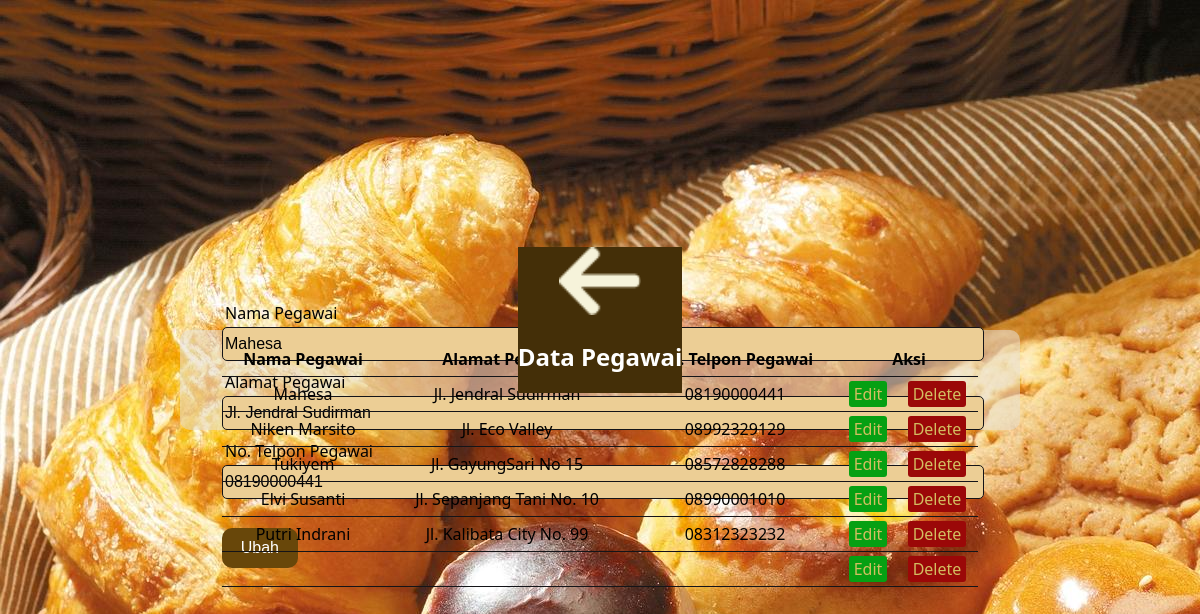
The app's page /pegawai.php?edit=1 with its own data.
### tables this page shows
CREATE TABLE IF NOT EXISTS `pegawai` (
  `id_pgw` int(11) NOT NULL AUTO_INCREMENT,
  `nama_pgw` varchar(20) NOT NULL,
  `alamat_pgw` varchar(40) NOT NULL,
  `notelp_pgw` char(12) NOT NULL,
  PRIMARY KEY (`id_pgw`)
);

### conn_pegawai.php (called while the page is built, shortened)
<?php
    $db = mysqli_connect('localhost', 'root', 'alfin99', 'tokoroti_db') or die ($db);
    $results = mysqli_query($db, "SELECT * FROM pegawai");
?>

### pegawai.php (the view, shortened to what this page needs)
<?php include('conn_pegawai.php');
    if (isset($_GET['edit'])) {
        $idpgw = $_GET['edit'];
        $edit_state = true;
        $rec = mysqli_query($db, "SELECT * FROM pegawai WHERE id_pgw=$idpgw");
        $record = mysqli_fetch_array($rec);
        $alamatPgw = $record['alamat_pgw'];
        $notelpPgw = $record['notelp_pgw'];
    }
?>
<!DOCTYPE html>
<html lang="en">
<head>
    <link rel="stylesheet" href="style_pegawai.css">
</head>
<body>
    <div class="header">
            <span><a href="home.php"><img src="img/back.png" alt=""></a></span>
            <span><h2>Data Pegawai</h2></span>
    </div>
    <div class="container">
        <div class="form-input">
            <form method="post" action="conn_pegawai.php">
                <div class="input-group">
                    <label>Nama Pegawai</label>
                </div>
                <div class="input-group">
                    <label>Alamat Pegawai</label>
                    <input type="text" name="alamat_pgw" value="<?php echo $alamatPgw; ?>">
                </div>
                <div class="input-group">
                    <label>No. Telpon Pegawai</label>
                    <input type="text" name="notelp_pgw" value="<?php echo $notelpPgw; ?>">
                </div>
                <div class="input-group">
                    <?php if ($edit_state == false): ?>
                    <button type="submit" name="simpan" class="btn">Simpan</button>
                    <?php else: ?>
                    <button type="submit" name="ubah" class="btn">Ubah</button>
                    <?php endif ?>
                </div>
            </form>
        </div>
        <div class="table-data">
            <table>
                <thead>
                    <tr>
                        <th>Nama Pegawai</th>
                        <th>Alamat Pegawai</th>
                        <th>No. Telpon Pegawai</th>
                        <th colspan="2">Aksi</th>
                    </tr>
                </thead>
                <tbody>
                    <?php while ($row = mysqli_fetch_array($results)) { ?>
                    <tr>
                        <td><?php echo $row['nama_pgw']; ?></td>
                        <td><?php echo $row['alamat_pgw']; ?></td>
                        <td><?php echo $row['notelp_pgw']; ?></td>
                        <td><a href="pegawai.php?edit=<?php echo $row['id_pgw']; ?>" class="edit-btn">Edit</a></td>
                        <td><a href="conn_pegawai.php?del=<?php echo $row['id_pgw']; ?>" class="del-btn">Delete</a></td>
                    </tr>
                    <?php } ?>
                </tbody>
            </table>
        </div>
    </div>
</body>
</html>

### style_pegawai.css (style rules this page uses)
body { margin: 0; padding: 0; display: flex; justify-content: center; align-items: center; min-height: 80vh; background-image: url(img/bread-rolls-buns.jpg); font-family: 'Segoe UI', Tahoma, Geneva, Verdana, sans-serif; }
.header { top: 0; left: 0; text-align: center; background-color: #442f08; list-style: none; color: #FFFF; height: 0%; z-index: 1; }
.header a img { width: 50%; height: 50%; }
.container { position: absolute; width: 70%; margin-top: 10%; height: 100px; border-radius: 10px; align-items: center; display: flex; justify-content: space-around; background: rgba(231, 222, 208, 0.548); }
.container .form-input { position: absolute; width: 100%; display: flex; justify-content: center; align-items: center; height: 50%; padding: 5%; margin-top: -25%; border-radius: 10px; text-align: center; }
.container .table-data { position: absolute; width: 90%; display: flex; justify-content: center; align-items: center; height: 50%; padding: 5%; margin-top: 20%; border-radius: 10px; text-align: center; }
form { display: block; margin: auto; width: 100%; height: 100%; padding: 5%; text-align: left; }
.input-group { margin: 10px 0 10px 0px; }
.input-group label { display: block; text-align: left; margin: 3px; }
.input-group input { height: 30px; width: 100%; font-size: 16px; border-radius: 5px; background: rgb(236, 206, 149); border: 1px solid #141418; }
.btn { background-color: #68470a; border: none; color:rgb(255, 255, 255); width: 10%; margin-top: 2.5%; height: 40px; display: flex; text-decoration: none; display: inline-block; font-size: 16px; cursor: pointer; border-radius: 10px; }
table { width: 100%; margin: 30px auto; border-collapse: collapse; text-align: left; }
tr { border-bottom: 1px solid #141418; }
th, td { border: none; height: 30px; padding: 2px; text-align: center; }
.del-btn { text-decoration: none; padding: 2px 5px; color: rgb(211, 190, 97); border-radius: 3px; background: rgb(155, 8, 8); }
.edit-btn { text-decoration: none; padding: 2px 5px; color: rgb(211, 190, 97); border-radius: 3px; background: rgb(6, 160, 19); }

### records on screen
pegawai: alamat_pgw "Jl. Jendral Sudirman", notelp_pgw "08190000441", nama_pgw "Mahesa"
pegawai: nama_pgw "Niken Marsito", alamat_pgw "Jl. Eco Valley", notelp_pgw "08992329129"
pegawai: nama_pgw "Tukiyem", alamat_pgw "Jl. GayungSari No 15", notelp_pgw "08572828288"
pegawai: nama_pgw "Elvi Susanti", alamat_pgw "Jl. Sepanjang Tani No. 10", notelp_pgw "08990001010"
pegawai: nama_pgw "Putri Indrani", alamat_pgw "Jl. Kalibata City No. 99", notelp_pgw "08312323232"
